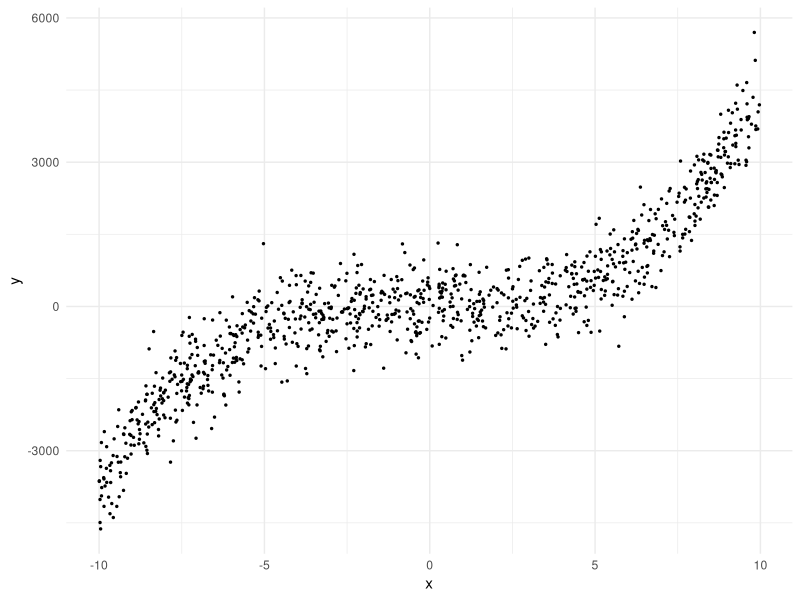

R code for this plot:
# This script makes sample_data.csv
# You can see a plot of this data in plots/data.jpg

library(tidyverse)
set.seed(42)
x <- runif(1000, -10, 10)
e <- rnorm(1000, 0, 500)
x2 <- x^2
x3 <- x^3
y <- 1 + 2 * x + 3 * x2 + 4 * x3 + e
df <- tibble(y, x, x2, x3)

p <- df %>%
    ggplot(aes(y = y, x = x)) +
    geom_point(size = 0.5) +
    theme_minimal()
ggsave("./data_gen_and_plot/plots/data.jpg", p, bg = "white")
write_csv(df, "simple_data.csv")
